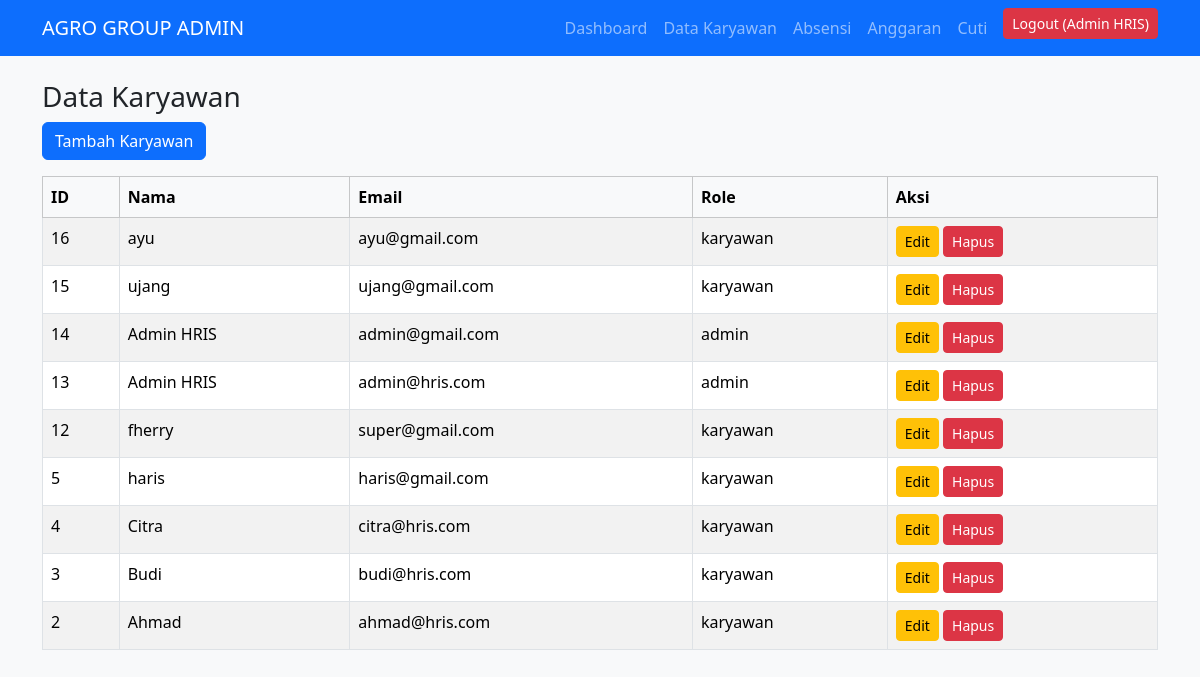
The app's page /admin/admin_data.php (signed in) with its own data.
### tables this page shows
CREATE TABLE `karyawan` (
  `id` int(11) NOT NULL,
  `nama` varchar(100) NOT NULL,
  `email` varchar(100) NOT NULL,
  `password` varchar(255) NOT NULL,
  `role` enum('admin','karyawan') DEFAULT 'karyawan',
  `sisa_cuti` int(11) DEFAULT 4
);

### admin/admin_data.php (the view, shortened to what this page needs)
<?php
require '../config/db.php';
$res = $conn->query("SELECT * FROM karyawan ORDER BY id DESC");
?>
<!DOCTYPE html>
<html lang="id">
<head>
<link href="https://cdn.jsdelivr.net/npm/bootstrap@5.3.3/dist/css/bootstrap.min.css" rel="stylesheet">
</head>
<body class="bg-light">
<?php include '../includes/navbar.php'; ?>
<div class="container mt-4">
    <h3>Data Karyawan</h3>
    <a href="tambah_karyawan.php" class="btn btn-primary mb-3">Tambah Karyawan</a>
    <table class="table table-bordered table-striped">
        <thead class="table-light">
            <tr>
                <th>ID</th>
                <th>Nama</th>
                <th>Email</th>
                <th>Role</th>
                <th>Aksi</th>
            </tr>
        </thead>
        <tbody>
            <?php if($res->num_rows > 0): ?>
                <?php while($row = $res->fetch_assoc()): ?>
                    <tr>
                        <td><?= $row['id']; ?></td>
                        <td><?= htmlspecialchars($row['nama']); ?></td>
                        <td><?= htmlspecialchars($row['email']); ?></td>
                        <td><?= $row['role']; ?></td>
                        <td>
                            <a href="edit_karyawan.php?id=<?= $row['id']; ?>" class="btn btn-warning btn-sm">Edit</a>
                            <a href="hapus_karyawan.php?id=<?= $row['id']; ?>" class="btn btn-danger btn-sm" onclick="return confirm('Hapus karyawan ini?')">Hapus</a>
                        </td>
                    </tr>
                <?php endwhile; ?>
            <?php else: ?>
                <tr><td colspan="5" class="text-center text-muted">Belum ada data karyawan.</td></tr>
            <?php endif; ?>
        </tbody>
    </table>
</div>
</body>
</html>

### records on screen
karyawan: id "16", nama "ayu", email "ayu@gmail.com", role "karyawan"
karyawan: id "15", nama "ujang", email "ujang@gmail.com", role "karyawan"
karyawan: id "14", nama "Admin HRIS", email "admin@gmail.com", role "admin"
karyawan: id "13", nama "Admin HRIS", email "admin@hris.com", role "admin"
karyawan: id "12", nama "fherry", email "super@gmail.com", role "karyawan"
karyawan: id "5", nama "haris", email "haris@gmail.com", role "karyawan"
karyawan: id "4", nama "Citra", email "citra@hris.com", role "karyawan"
karyawan: id "3", nama "Budi", email "budi@hris.com", role "karyawan"
karyawan: id "2", nama "Ahmad", email "ahmad@hris.com", role "karyawan"

### other values on screen
$role "ADMIN"
$nama "Admin HRIS"
